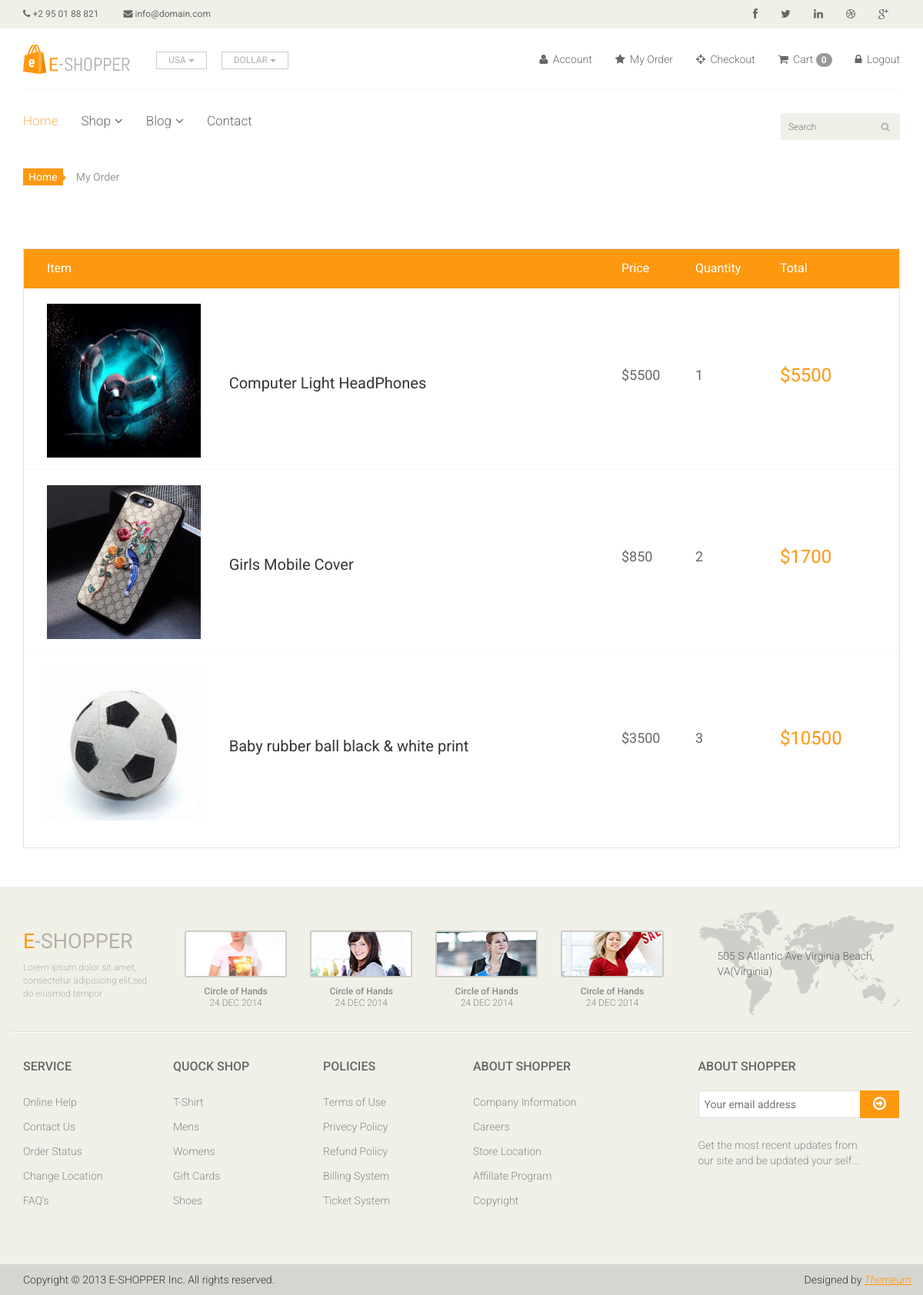
Page /order/ (signed in) on the committed database.
### app/models.py (models this page shows, shortened)
class order(models.Model):
    image = models.ImageField(upload_to="static/order/image")
    product = models.CharField(max_length=1000)
    user = models.ForeignKey(User, on_delete=models.CASCADE)
    price = models.IntegerField()
    quantity = models.CharField(max_length=5)
    total = models.CharField(max_length=255, default='')
    address = models.TextField()
    phone = models.CharField(max_length=12)
    pincode = models.CharField(max_length=30)
    date = models.DateField(default=datetime.datetime.today)

### ecom/views.py (the view)
# urls.py: path('order/', views.YourOrder, name="yourorder"),
def YourOrder(request):
    uid = request.session.get('_auth_user_id')
    user = User.objects.get(pk = uid)
    Order = order.objects.filter(user = user)
    context = {
        'order' : Order
    }
    return render(request, 'order.html', context)

### templates/order.html
{% extends 'base.html' %}
{% block 'content' %}
<section id="cart_items">
    <div class="container">
        <div class="breadcrumbs">
            <ol class="breadcrumb">
              <li><a href="#">Home</a></li>
              <li class="active">My Order</li>
            </ol>
        </div>
        <div class="table-responsive cart_info">
            <table class="table table-condensed">
                <thead>
                    <tr class="cart_menu">
                        <td class="image">Item</td>
                        <td class="description"></td>
                        <td class="price">Price</td>
                        <td class="quantity">Quantity</td>
                        <td class="total">Total</td>
                        <td></td>
                    </tr>
                </thead>
                <tbody>
                    {% for i in order %}
                    <tr>
                        <td class="cart_product">
                            <a href=""><img src="{{i.image}}" alt="" style="height:200px; width:200px;"></a>
                        </td>
                        <td class="cart_description">
                            <h4><a href="">{{i.product}}</a></h4>
                        </td>
                        <td class="cart_price">
                            <p>${{i.price}}</p>
                        </td>
                        <td class="cart_price">
                            <div class="cart_quantity_button">
                                <p>{{i.quantity}}</p>
                            </div>
                        </td>
                        <td class="cart_total">
                            <p class="cart_total_price">${{i.total}}</p>
                        </td>
                    </tr>
                    {% endfor %}
                </tbody>
            </table>
        </div>
    </div>
</section>
{% endblock %}

### static/css/main.css (style rules this page uses)
body { font-family: 'Roboto', sans-serif; background:; position: relative; font-weight:400px; }
a { -webkit-transition: 300ms; -moz-transition: 300ms; -o-transition: 300ms; transition: 300ms; }
h1, h2, h3, h4, h5, h6 { font-family: 'Roboto', sans-serif; }
.breadcrumbs { position: relative; }
.breadcrumbs .breadcrumb { background:transparent; margin-bottom: 75px; padding-left: 0; }
.breadcrumbs .breadcrumb li a { background:#FE980F; color: #FFFFFF; padding: 3px 7px; }
.breadcrumbs .breadcrumb li a:after { content:""; height:auto; width: auto; border-width: 8px; border-style: solid; border-color:transparent transparent transparent #FE980F; position: absolute; top: 11px; left:48px; }
.breadcrumbs .breadcrumb > li + li:before { content: " "; }
#cart_items .cart_info { border: 1px solid #E6E4DF; margin-bottom: 50px }
#cart_items .cart_info .cart_menu { background: #FE980F; color: #fff; font-size: 16px; font-family: 'Roboto', sans-serif; font-weight: normal; }
#cart_items .cart_info .table.table-condensed thead tr { height: 51px; }
#cart_items .cart_info .table.table-condensed tr { border-bottom: 1px solid#F7F7F0 }
#cart_items .cart_info .table.table-condensed tr:last-child { border-bottom: 0 }
.cart_info table tr td { border-top: 0 none; vertical-align: inherit; }
#cart_items .cart_info .image { padding-left: 30px; }
#cart_items .cart_info .cart_description h4 { margin-bottom: 0 }
#cart_items .cart_info .cart_description h4 a { color: #363432; font-family: 'Roboto',sans-serif; font-size: 20px; font-weight: normal; }
#cart_items .cart_info .cart_price p { color:#696763; font-size: 18px }
#cart_items .cart_info .cart_total_price { color: #FE980F; font-size: 24px; }
.cart_product { display: block; margin: 15px -70px 10px 25px; }

### rows in the picture
order: image (picture), product "Computer Light HeadPhones", price "5500", quantity "1", total "5500"
order: image (picture), product "Girls Mobile Cover", price "850", quantity "2", total "1700"
order: image (picture), product "Baby rubber ball black & white print", price "3500", quantity "3", total "10500"

### other values in the picture
{{ request.session.cart|length }} "0"
